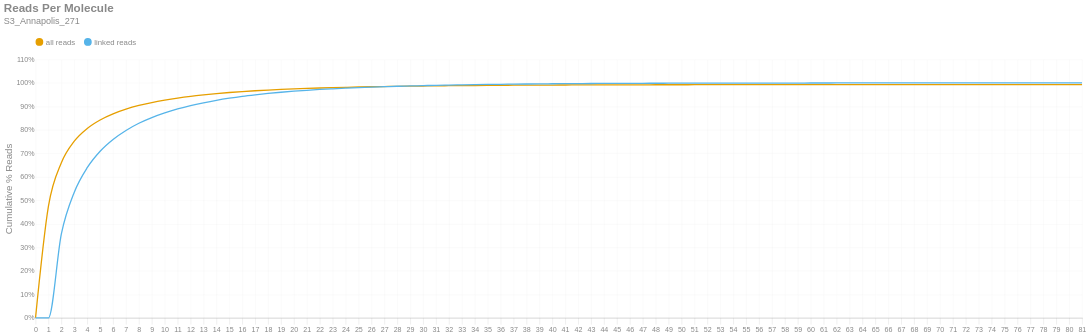

The code cell stored with this chart in its notebook:
### Markdown cell above
### Reads per Molecule
This chart shows the cumulative distribution of the number of reads per linked molecule. That is, how many alignments are associated with a unique molecule. This excludes the number of reads associated with invalid or absent linked-read barcodes. The `linked` histogram is the percentages recalculated when disregarding singletons.

### Code cell
if SKIPLR:
    print_html(f"Skipped")
else:
    counts = np.bincount(valids['reads'].cast(pl.Int64).to_numpy())
    weighted = counts * np.arange(len(counts))
    all_perc = weighted / n_reads
    linked_perc = weighted / n_linked_reads
    linked_perc[1] = 0
    binned_df = pl.DataFrame({
        'readsper': list(range(len(counts))),
        'all reads (cumsum)': np.cumsum(all_perc).tolist(),
        'linked reads (cumsum)': np.cumsum(linked_perc).tolist(),
    })

    with SafeRender(binned_df):
        (
            density_plot(binned_df, 'Reads Per Molecule', samplename, 'readspmol')
            .encode(
                x=alt.X('readsper:O', title=None).axis(labelAngle=0).scale(padding=0),
                y=alt.Y('value:Q', title='Cumulative % Reads').axis(format='%').stack(False),
                color=alt.Color("key:N").scale(domain=["all reads", "linked reads"]),
                tooltip=[
                    alt.Tooltip("key:N", title="Data Type"),
                    alt.Tooltip("readsper:O", title="Reads Per Molecule"),
                    alt.Tooltip("value:Q", format=".2%", title="% Reads (Cum.)")
                ]            
            )
        ).display()

### Figure 1 — Vega-Lite specification as saved in the notebook (floating-point values rounded to 4 significant figures)
{"width": "container", "height": 400, "config": {"title": {"anchor": "start", "dy": -15, "fontSize": 18, "color": "#888888", "subtitleColor": "#888888", "subtitleFontSize": 14}, "arc": {"fill": "#0072B2"}, "axis": {"domainColor": "#888888", "domainWidth": 0.5, "gridWidth": 0.2, "grid": false, "titleFontWeight": 400, "titleFontSize": 15, "labelFontSize": 11, "labelColor": "#888888", "tickColor": "#888888", "tickWidth": 0.2, "titleColor": "#888888"}, "axisBand": {"grid": false}, "axisX": {"grid": true, "tickSize": 10, "domainCap": "round"}, "axisY": {"domain": false, "grid": true, "tickSize": 0, "domainCap": "round"}, "background": "transparent", "header": {"labelFontSize": 15, "labelColor": "#888888", "titleFontSize": 15, "titleFontWeight": 600, "titleColor": "#888888"}, "legend": {"labelFont": "sans-serif", "labelFontSize": 12, "labelColor": "#888888", "symbolSize": 100, "symbolType": "circle", "titleFontSize": 12, "titlePadding": 10, "titleColor": "#888888", "title": null, "orient": "top"}, "range": {"category": ["#E69F00", "#56B4E9", "#009E73", "#F0E442", "#0072B2", "#D55E00", "#CC79A7", "#000000"], "diverging": ["#cfe8f3", "#a2d4ec", "#73bfe2", "#46abdb", "#1696d2", "#12719e"]}, "area": {"fill": "#0072B2", "fillOpacity": 0.7, "line": true, "strokeOpacity": 0.7}, "line": {"color": "#0072B2", "stroke": "#0072B2", "strokeWidth": 2}, "trail": {"color": "#0072B2", "stroke": "#0072B2", "strokeWidth": 0, "size": 1}, "point": {"filled": true, "fillOpacity": 1.0, "size": 95}, "text": {"color": "#888888", "fontSize": 11, "align": "right", "fontWeight": 400, "size": 11}, "bar": {"fill": "#0072B2", "stroke": null}, "view": {"stroke": null, "continuousWidth": 660, "continuousHeight": 400}}, "data": {"name": "data-50ba89fc2445f4541724672417ab23db"}, "mark": {"type": "line", "interpolate": "monotone", "point": {"opacity": 0, "size": 275}}, "encoding": {"color": {"field": "key", "scale": {"domain": ["all reads", "linked reads"]}, "type": "nominal"}, "tooltip": [{"field": "key", "title": "Data Type", "type": "nominal"}, {"field": "readsper", "title": "Reads Per Molecule", "type": "ordinal"}, {"field": "value", "format": ".2%", "title": "% Reads (Cum.)", "type": "quantitative"}], "x": {"axis": {"labelAngle": 0}, "field": "readsper", "scale": {"padding": 0}, "title": null, "type": "ordinal"}, "y": {"axis": {"format": "%"}, "field": "value", "stack": false, "title": "Cumulative % Reads", "type": "quantitative"}}, "params": [{"name": "param_c36ac31b6afebe62", "select": {"type": "point", "fields": ["key"]}, "bind": "legend"}], "title": {"text": "Reads Per Molecule", "subtitle": "S3_Annapolis_271"}, "transform": [{"fold": ["all reads (cumsum)", "linked reads (cumsum)"]}, {"calculate": "replace(datum.key, ' (cumsum)', '')", "as": "key"}, {"filter": {"param": "param_c36ac31b6afebe62"}}], "usermeta": {"embedOptions": {"downloadFileName": "S3_Annapolis_271.readspmol"}}, "$schema": "https://vega.github.io/schema/vega-lite/v6.1.0.json", "datasets": {"data-50ba89fc2445f4541724672417ab23db": [{"readsper": 0, "all reads (cumsum)": 0.0, "linked reads (cumsum)": 0.0}, {"readsper": 1, "all reads (cumsum)": 0.4753, "linked reads (cumsum)": 0.0}, {"readsper": 2, "all reads (cumsum)": 0.6601, "linked reads (cumsum)": 0.3571}, {"readsper": 3, "all reads (cumsum)": 0.7521, "linked reads (cumsum)": 0.5349}, {"readsper": 4, "all reads (cumsum)": 0.8061, "linked reads (cumsum)": 0.6391}, {"readsper": 5, "all reads (cumsum)": 0.8424, "linked reads (cumsum)": 0.7092}, {"readsper": 6, "all reads (cumsum)": 0.8683, "linked reads (cumsum)": 0.7593}, {"readsper": 7, "all reads (cumsum)": 0.8881, "linked reads (cumsum)": 0.7976}, {"readsper": 8, "all reads (cumsum)": 0.904, "linked reads (cumsum)": 0.8283}, {"readsper": 9, "all reads (cumsum)": 0.9166, "linked reads (cumsum)": 0.8526}, {"readsper": 10, "all reads (cumsum)": 0.9268, "linked reads (cumsum)": 0.8724}, {"readsper": 11, "all reads (cumsum)": 0.9355, "linked reads (cumsum)": 0.8892}, {"readsper": 12, "all reads (cumsum)": 0.9429, "linked reads (cumsum)": 0.9035}, {"readsper": 13, "all reads (cumsum)": 0.9491, "linked reads (cumsum)": 0.9154}, {"readsper": 14, "all reads (cumsum)": 0.9546, "linked reads (cumsum)": 0.926}, {"readsper": 15, "all reads (cumsum)": 0.9592, "linked reads (cumsum)": 0.935}, {"readsper": 16, "all reads (cumsum)": 0.9633, "linked reads (cumsum)": 0.9428}, {"readsper": 17, "all reads (cumsum)": 0.9667, "linked reads (cumsum)": 0.9494}, {"readsper": 18, "all reads (cumsum)": 0.9697, "linked reads (cumsum)": 0.9553}, {"readsper": 19, "all reads (cumsum)": 0.9723, "linked reads (cumsum)": 0.9603}, {"readsper": 20, "all reads (cumsum)": 0.9746, "linked reads (cumsum)": 0.9647}, {"readsper": 21, "all reads (cumsum)": 0.9766, "linked reads (cumsum)": 0.9686}, {"readsper": 22, "all reads (cumsum)": 0.9784, "linked reads (cumsum)": 0.9721}, {"readsper": 23, "all reads (cumsum)": 0.9799, "linked reads (cumsum)": 0.975}, {"readsper": 24, "all reads (cumsum)": 0.9813, "linked reads (cumsum)": 0.9777}, {"readsper": 25, "all reads (cumsum)": 0.9826, "linked reads (cumsum)": 0.9802}, {"readsper": 26, "all reads (cumsum)": 0.9837, "linked reads (cumsum)": 0.9823}, {"readsper": 27, "all reads (cumsum)": 0.9846, "linked reads (cumsum)": 0.984}, {"readsper": 28, "all reads (cumsum)": 0.9855, "linked reads (cumsum)": 0.9858}, {"readsper": 29, "all reads (cumsum)": 0.9862, "linked reads (cumsum)": 0.9872}, {"readsper": 30, "all reads (cumsum)": 0.9869, "linked reads (cumsum)": 0.9885}, {"readsper": 31, "all reads (cumsum)": 0.9876, "linked reads (cumsum)": 0.9899}, {"readsper": 32, "all reads (cumsum)": 0.9881, "linked reads (cumsum)": 0.9909}, {"readsper": 33, "all reads (cumsum)": 0.9886, "linked reads (cumsum)": 0.9918}, {"readsper": 34, "all reads (cumsum)": 0.9891, "linked reads (cumsum)": 0.9927}, {"readsper": 35, "all reads (cumsum)": 0.9895, "linked reads (cumsum)": 0.9935}, {"readsper": 36, "all reads (cumsum)": 0.9899, "linked reads (cumsum)": 0.9942}, {"readsper": 37, "all reads (cumsum)": 0.9902, "linked reads (cumsum)": 0.9948}, {"readsper": 38, "all reads (cumsum)": 0.9905, "linked reads (cumsum)": 0.9954}, {"readsper": 39, "all reads (cumsum)": 0.9908, "linked reads (cumsum)": 0.996}, {"readsper": 40, "all reads (cumsum)": 0.991, "linked reads (cumsum)": 0.9964}, {"readsper": 41, "all reads (cumsum)": 0.9912, "linked reads (cumsum)": 0.9968}, {"readsper": 42, "all reads (cumsum)": 0.9914, "linked reads (cumsum)": 0.9972}, {"readsper": 43, "all reads (cumsum)": 0.9916, "linked reads (cumsum)": 0.9976}, {"readsper": 44, "all reads (cumsum)": 0.9917, "linked reads (cumsum)": 0.9978}, {"readsper": 45, "all reads (cumsum)": 0.9918, "linked reads (cumsum)": 0.998}, {"readsper": 46, "all reads (cumsum)": 0.992, "linked reads (cumsum)": 0.9982}, {"readsper": 47, "all reads (cumsum)": 0.9921, "linked reads (cumsum)": 0.9985}, {"readsper": 48, "all reads (cumsum)": 0.9921, "linked reads (cumsum)": 0.9986}, {"readsper": 49, "all reads (cumsum)": 0.9922, "linked reads (cumsum)": 0.9987}, {"readsper": 50, "all reads (cumsum)": 0.9923, "linked reads (cumsum)": 0.9988}, {"readsper": 51, "all reads (cumsum)": 0.9923, "linked reads (cumsum)": 0.999}, {"readsper": 52, "all reads (cumsum)": 0.9924, "linked reads (cumsum)": 0.9991}, {"readsper": 53, "all reads (cumsum)": 0.9924, "linked reads (cumsum)": 0.9991}, {"readsper": 54, "all reads (cumsum)": 0.9925, "linked reads (cumsum)": 0.9993}, {"readsper": 55, "all reads (cumsum)": 0.9925, "linked reads (cumsum)": 0.9993}, {"readsper": 56, "all reads (cumsum)": 0.9925, "linked reads (cumsum)": 0.9994}, {"readsper": 57, "all reads (cumsum)": 0.9926, "linked reads (cumsum)": 0.9995}, {"readsper": 58, "all reads (cumsum)": 0.9927, "linked reads (cumsum)": 0.9996}, {"readsper": 59, "all reads (cumsum)": 0.9927, "linked reads (cumsum)": 0.9996}, {"readsper": 60, "all reads (cumsum)": 0.9927, "linked reads (cumsum)": 0.9996}, {"readsper": 61, "all reads (cumsum)": 0.9927, "linked reads (cumsum)": 0.9997}, {"readsper": 62, "all reads (cumsum)": 0.9928, "linked reads (cumsum)": 0.9998}, {"readsper": 63, "all reads (cumsum)": 0.9928, "linked reads (cumsum)": 0.9998}, {"readsper": 64, "all reads (cumsum)": 0.9928, "linked reads (cumsum)": 0.9998}, {"readsper": 65, "all reads (cumsum)": 0.9928, "linked reads (cumsum)": 0.9998}, {"readsper": 66, "all reads (cumsum)": 0.9928, "linked reads (cumsum)": 0.9999}, {"readsper": 67, "all reads (cumsum)": 0.9928, "linked reads (cumsum)": 0.9999}, {"readsper": 68, "all reads (cumsum)": 0.9928, "linked reads (cumsum)": 0.9999}, {"readsper": 69, "all reads (cumsum)": 0.9928, "linked reads (cumsum)": 0.9999}, {"readsper": 70, "all reads (cumsum)": 0.9928, "linked reads (cumsum)": 0.9999}, {"readsper": 71, "all reads (cumsum)": 0.9928, "linked reads (cumsum)": 0.9999}, {"readsper": 72, "all reads (cumsum)": 0.9928, "linked reads (cumsum)": 1.0}, {"readsper": 73, "all reads (cumsum)": 0.9928, "linked reads (cumsum)": 1.0}, {"readsper": 74, "all reads (cumsum)": 0.9928, "linked reads (cumsum)": 1.0}, {"readsper": 75, "all reads (cumsum)": 0.9928, "linked reads (cumsum)": 1.0}, {"readsper": 76, "all reads (cumsum)": 0.9929, "linked reads (cumsum)": 1.0}, {"readsper": 77, "all reads (cumsum)": 0.9929, "linked reads (cumsum)": 1.0}, {"readsper": 78, "all reads (cumsum)": 0.9929, "linked reads (cumsum)": 1.0}, {"readsper": 79, "all reads (cumsum)": 0.9929, "linked reads (cumsum)": 1.0}, {"readsper": 80, "all reads (cumsum)": 0.9929, "linked reads (cumsum)": 1.0}, {"readsper": 81, "all reads (cumsum)": 0.9929, "linked reads (cumsum)": 1.0}]}}
